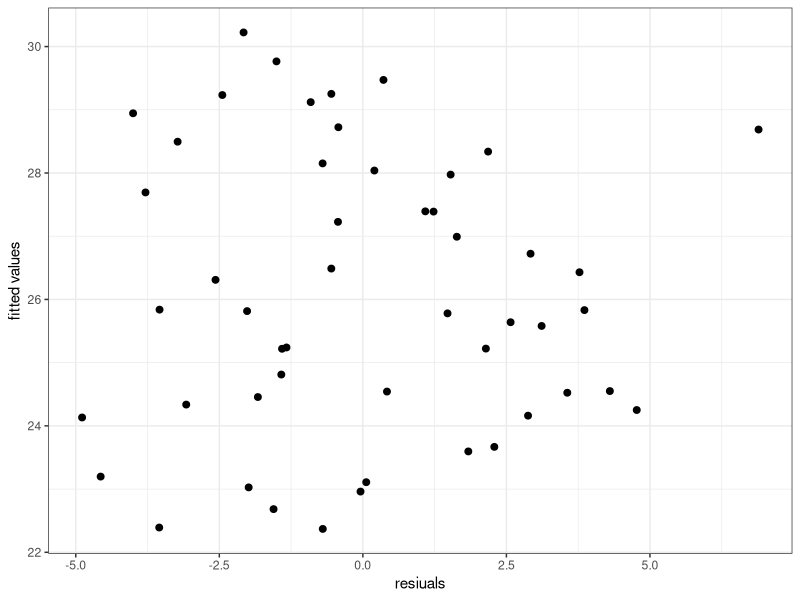
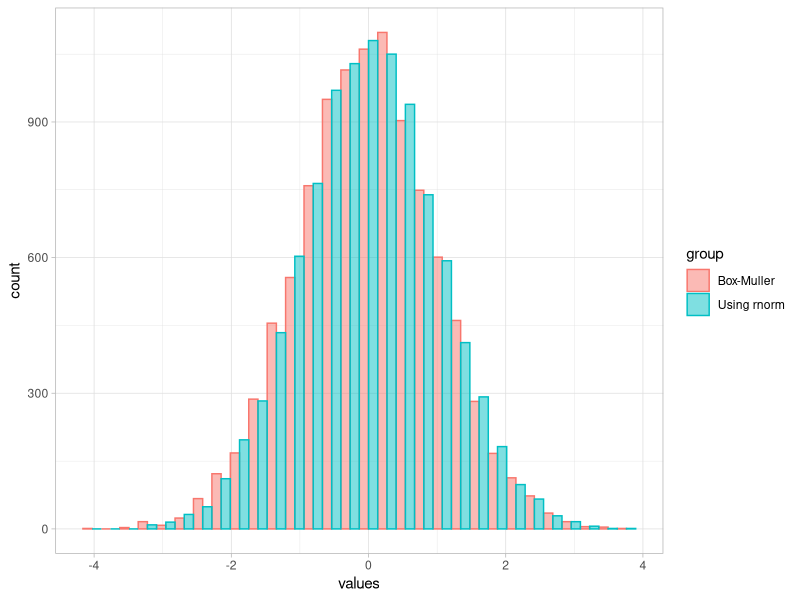

These charts were generated, in order, by the following R code:
library(microbenchmark)
library(ggplot2)

## Write a function that generates numbers from binomial(n, p) distribution using runif() 
## function.

binom.generate = function (num, n, p) {
  result = rep(NA, num)
  for (i in 1:num) {
    uni = runif(n, 0, 1)
    bernou = as.numeric(uni < p)
    bin = sum(bernou)
    result[i] = bin
  }
  return(result)
}

## Compare performance of your function with rbinom() using microbenchmark() function.

microbenchmark(binom.generate(100, 30, 0.4), rbinom(100, 30, 0.4))

## Suppose we want to simulate data from a linear regression model:
## where e ~ N(0, 3) and X is a covariate that ranges between 20 and 40. Let B0 = 15 and 
## B1 = 0.4 are known coefficients. Generate data (N = 50) from this models with given 
## coefficients. Fit a linear regression model and plot fitted values vs residuals using 
## ggplot() function. Please do not forget to use set.seed() function for reproducibility.

set.seed(10)
x = runif(50, 20, 40)
res = rnorm(50, 0, 3)
y = 15 + 0.4*x + res

fit = lm(y ~ x)

ggplot() +
  geom_point(aes(fit$residuals, fit$fitted.values), size = 2) +
  theme_bw() +
  labs(x = "resiuals", y = "fitted values")

## generate U1 and U2 two independent uniform(0, 1) random variables. X = Rcos(\theta) and 
## Y = Rsin(\theta) are two independent normal variables. Write a function that generates 
## normal variates using Box-Muller algorithm. Compare simulated data from your function 
## with simulated data from rnorm() function using ggplot() (histogram?).

norm_generate = function(n) {
  if (n %% 2 == 1) {
    print("Please enter an even number!")
  } else {
    result = rep(NA, n)
    for(i in 1:n) {
      if(i %% 2 == 1) {
        U1 = runif(1, 0, 1)
        U2 = runif(1, 0, 1)
        R = sqrt(-2*log(U1))
        theta = 2*pi*U2
        x = R*cos(theta)
        y = R*sin(theta)
        result[i] = x
        result[i+1] = y
      }
    }
    return(result)
  }
}

## Generate and compare the data
N = 10000
box_muller = norm_generate(N)
using.rnorm = rnorm(N)

values = c(box_muller, using.rnorm)
group = c(rep("Box-Muller", N), rep("Using rnorm", N))
data = data.frame(values, group)

ggplot(data, aes(x = values, color = group, fill = group)) + 
  geom_histogram(position="dodge", alpha = 0.5) +
  theme_light()
